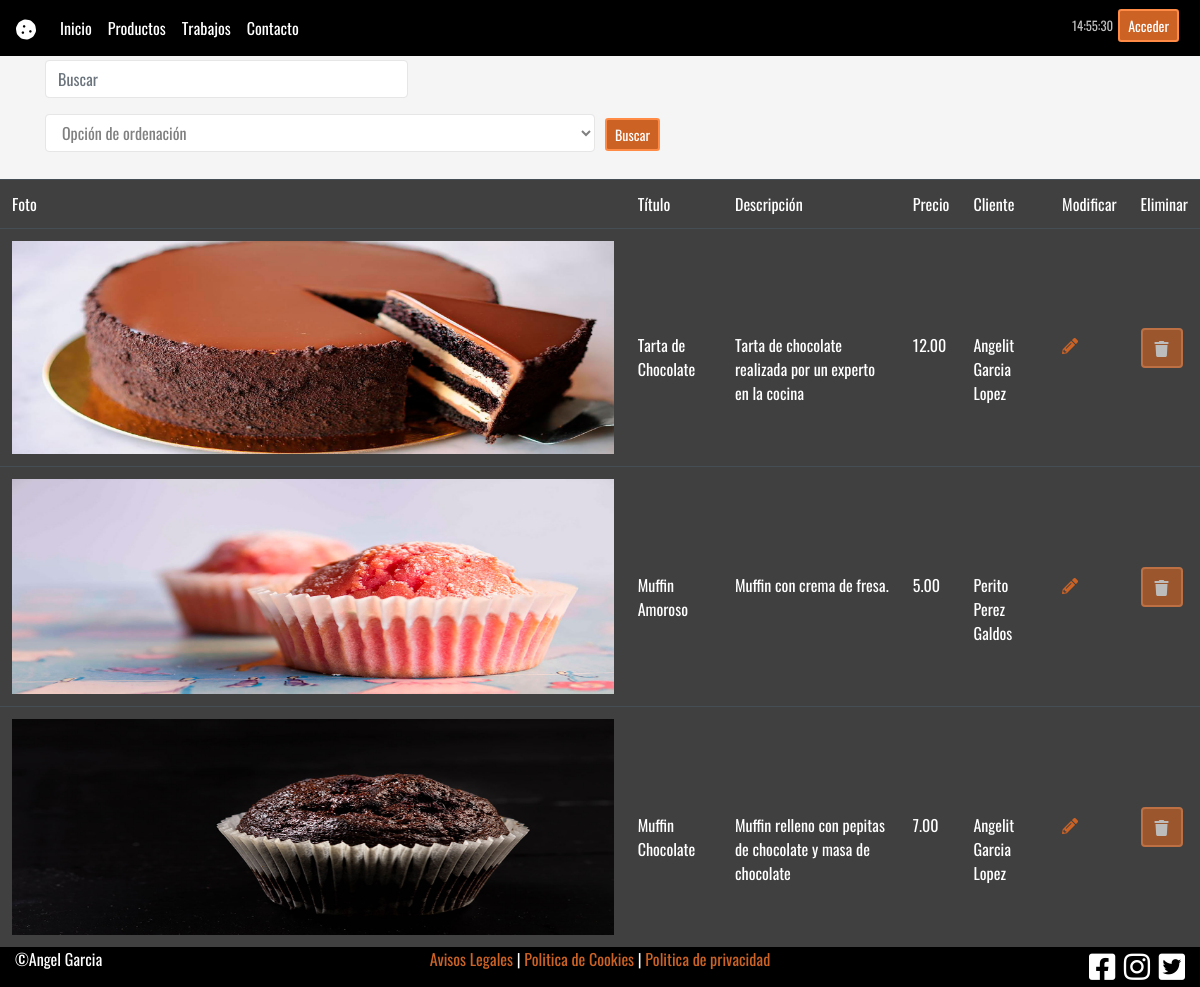
The app's page /php/trabajos.php with its own data.
### tables this page shows
CREATE TABLE `trabajos` (
  `id` bigint(20) UNSIGNED NOT NULL,
  `titulo` varchar(30) NOT NULL,
  `descripción` varchar(1000) NOT NULL,
  `precio` decimal(5,2) NOT NULL,
  `cliente` bigint(20) NOT NULL,
  `imagen` varchar(70) NOT NULL
);

CREATE TABLE `clientes` (
  `id` bigint(20) UNSIGNED NOT NULL,
  `nombre` varchar(15) NOT NULL,
  `apellidos` varchar(20) NOT NULL,
  `telefono1` int(9) NOT NULL,
  `telefono2` int(9) DEFAULT NULL,
  `nick` varchar(20) NOT NULL,
  `contraseña` varchar(20) NOT NULL
);

### funciones/funciones.php (the view, shortened to what this page needs)
<?php
	function conectarServidor(){
		$conexion = mysqli_connect("localhost","root","","pasteleria");
		mysqli_set_charset($conexion,"utf8");
		return $conexion;
  }
		function barra($ruta,$archivos){
      if(isset($_SESSION['id']) == ""){
        echo "<nav class='navbar navbar-expand-lg navbar-expand-sm navbar-dark bg-dark fixed-top'>
        <a class='navbar-brand' href='#'><i class=' fas fa-cookie'></i></a>
       <button class='navbar-toggler' type='button' data-toggle='collapse' data-target='#navbarNav' aria-controls='navbarNav' aria-expanded='false' aria-label='Toggle navigation'>
       <span class='navbar-toggler-icon'></span>
      </button>
  <div class='collapse navbar-collapse' id='navbarNav'>
    <ul class='navbar-nav mr-auto'>
      <li class='nav-item active'>
        <a class='nav-link' href='".$ruta."index.php'>Inicio<span class='sr-only'>(current)</span></a>
      </li>
      <li class='nav-item active'>
        <a class='nav-link' href='".$archivos."productos.php'>Productos</a>
      </li>
      <li class='nav-item active'>
        <a class='nav-link' href='".$archivos."trabajos.php'>Trabajos</a>
      </li>
      <li class='nav-item active'>
        <a class='nav-link' href='".$archivos."contacto.php'>Contacto</a>
      </li>
    </ul>
      <small class='text-muted botonDerecha' id='hora'></small>
      <a name='IniciarSesion' class='btn  btn-sm my-sm-0 d-inline botonDerecha' href='".$archivos."acceso.php' type='submit'>Acceder</a>
  </div>
</nav>";
      }else if($_SESSION['id'] == 0){
         echo "<nav class='navbar navbar-expand-lg navbar-expand-sm navbar-dark bg-dark fixed-top'>
        <a class='navbar-brand' href='#'><i class=' fas fa-cookie'></i></a>
       <button class='navbar-toggler' type='button' data-toggle='collapse' data-target='#navbarNav' aria-controls='navbarNav' aria-expanded='false' aria-label='Toggle navigation'>
       <span class='navbar-toggler-icon'></span>
      </button>
  <div class='collapse navbar-collapse' id='navbarNav'>
    <ul class='navbar-nav mr-auto'>
      <li class='nav-item active'>
        <a class='nav-link' href='".$ruta."index.php'>Inicio <span class='sr-only'>(current)</span></a>
      </li>
      <li class='nav-item active'>
        <a class='nav-link' href='".$archivos."noticias.php'>Noticias</a>
      </li>
      <li class='nav-item active'>
        <a class='nav-link' href='".$archivos."clientes.php'>Clientes</a>
      </li>
      <li class='nav-item active'>
        <a class='nav-link' href='".$archivos."productos.php'>Productos</a>
      </li>
      <li class='nav-item active'>
        <a class='nav-link' href='".$archivos."trabajos.php'>Trabajos</a>
      </li>
      <li class='nav-item active'>
        <a class='nav-link' href='".$archivos."encargos.php'>Encargos</a>
      </li>
      <li class='nav-item active'>
        <a class='nav-link' href='".$archivos."contacto.php'>Contacto</a>
      </li>
    </ul>
      <small class='text-muted botonDerecha' id='hora'></small>
       <form action='".$ruta."index.php' method='post'><input name='cerrar' class='btn  btn-sm my-sm-0 d-inline botonDerecha' type='submit' value='Cerrar Sesion ".$_SESSION['nombre']." ".$_SESSION['apellidos']."'></form>
  </div>
</nav>";
      }
		}
  function tablaTrabajos($res,$ruta){
    $numero = mysqli_num_rows($res);
     if($numero > 0){
        if(isset($_SESSION['id']) == "" || $_SESSION['id'] == 0){
           echo "<table class='table table-dark table-responsive-sm'>";
      echo "<thead>
            <tr>
                <td scope='col'>Foto</td>
                <td scope='col'>Título</td>
                <td scope='col'>Descripción</td>
                <td scope='col'>Precio</td>
                <td scope='col'>Cliente</td>
                <td scope='col'>Modificar</td>
                <td scope='col'>Eliminar</td>
            </tr>
        </thead>";
      }
      while($fila = mysqli_fetch_array($res,MYSQLI_ASSOC)){
        if(dimeCliente($fila['cliente']) == "disponible" && isset($_SESSION['id']) == ""){
           echo "<tr><td><img class='img-fluid imagen' src='".$fila['imagen']."' alt='Responsive image'></td><td>".$fila['titulo']."</td><td>".$fila['descripción']."</td><td>".$fila['precio']."</td><td>".dimeCliente($fila['cliente'])."</td><td><a class='modificar disabled' name='modificar' href='./fmtrabajos.php?id=$fila[id]&Cliente=$fila[cliente]&Titulo=$fila[titulo]&Imagen=$fila[imagen]&Descripción=$fila[descripción]&Precio=$fila[precio]'><i class='fas fa-pencil-alt'></i></a></td><td><a class=' disabled btn borrart' name='eliminar' href='./borrarTrabajo.php?id=$fila[id]'><i class='fas fa-trash'></i></a></td></tr>";
        }else{
           echo "<tr><td><img class='img-fluid imagen' src='".$fila['imagen']."' alt='Responsive image'></td><td>".$fila['titulo']."</td><td>".$fila['descripción']."</td><td>".$fila['precio']."</td><td>".dimeCliente($fila['cliente'])."</td><td><a class='modificar disabled' name='modificar' href='./fmtrabajos.php?id=$fila[id]&Cliente=$fila[cliente]&Titulo=$fila[titulo]&Imagen=$fila[imagen]&Descripción=$fila[descripción]&Precio=$fila[precio]'><i class='fas fa-pencil-alt'></i></a></td><td><a class=' disabled btn borrart' name='eliminar' href='./borrarTrabajo.php?id=$fila[id]'><i class='fas fa-trash'></i></a></td></tr>";
        }
      }
      echo "</table>";
     }else{
       echo "No se ha encontrado ningún Trabajo";
     }
  }
  function dimeCliente($idCliente){
    $nombre = "disponible";
    if($idCliente != 0){
        $conexion = conectarServidor();
        $consulta = "SELECT nombre,apellidos FROM clientes where id=$idCliente";
        $res = mysqli_query($conexion,$consulta);
        $fila = mysqli_fetch_array($res,MYSQLI_ASSOC);
        $nombre = $fila['nombre']." ".$fila['apellidos'];
      }
    return $nombre;
  }
 function barraBusqueda($principal,$formulario,$nuevo,$valor1,$valor2){
  if($valor1 != "" && $valor2 != "" && $principal != "encargos.php" && isset($_SESSION['id']) == ""){
    echo "<div class=' arriba container'><form class='form-group mb-2 my-lg-2' action='".$principal."' method='post'>
        <div class='form-row'>
        <div class='form-group col-md-4'>
         <input type='Search' class='form-control' name='busc' placeholder='Buscar' aria-label='Search'>
         </div>
        </div>
        <div class='form-row'>
         <div class='form-group col-md-6'>
           <select class='form-control' name='ordenar'>
           <option value='0'>Opción de ordenación</option>
           <option value='".$valor1."'>".$valor1."</option>
           <option value='".$valor2."'>".$valor2."</option>
           </select>
           </div>
            <div class='form-group col-md-6'>
             <button class='btn btn-sm my-lg-1 my-sm-0' name='buscar' type='submit'>Buscar</button>
            </div>
         </div>
       </form></div>";
  }else if($valor1 != "" && $valor2 == "" && $principal != "encargos.php" && isset($_SESSION['id']) == ""){
    echo "<div class='arriba container'><form class='form-group my-2 my-lg-2' action='".$principal."' method='post'>
        <div class='form-row'>
        <div class='form-group col-md-4'>
         <input type='Search' class='form-control' name='busc' placeholder='Buscar' aria-label='Search'>
         </div>
        </div>
        <div class='form-row'>
         <div class='form-group col-md-6'>
         <select class='form-control' name='ordenar'>
         <option value='0'>Opción de ordenación</option>
         <option value='".$valor1."'>".$valor1."</option>
         </select>
         </div>
         <div class='form-group col-md-6'>
            <button class='btn btn-sm my-sm-0 my-lg-1' name='buscar' type='submit'>Buscar</button>
          </div>
         </div>
       </form></div>";
  }else if($principal == "encargos.php" && $_SESSION['id'] == 0){
    echo "<div class='arriba container'><form class='form-group mb-2 my-lg-2' action='".$principal."' method='post'>
        <div class='form-row'>
        <div class='form-group col-md-4'>
         <input type='Search' class='form-control' name='busc' placeholder='Buscar' aria-label='Search'>
         </div>
         <div class='form-group col-md-4'>
         <input type='date' class='form-control' name='buscf' aria-label='Search'>
         </div>
        </div>
        <div class='form-row'>
         <div class='form-group col-md-6'>
           <select class='form-control' name='ordenar'>
           <option value='0'>Opción de ordenación</option>
           <option value='".$valor1."'>".$valor1."</option>
           <option value='".$valor2."'>".$valor2."</option>
           </select>
           </div>
            <div class='form-group col-md-6'>
             <button class='btn btn-sm my-lg-1 my-sm-0' name='buscar' type='submit'>Buscar</button>
            </div>
         </div>
       </form></div>
       <form action='".$formulario."'>
       <input class='botonNew' type='submit' value='".$nuevo."'/>
       </form>";
  }else if($valor1 != "" && $valor2 != "" && $principal != "encargos.php" && $_SESSION['id'] == 0){
    echo "<div class='arriba container'><form class='form-group mb-2 my-lg-2' action='".$principal."' method='post'>
        <div class='form-row'>
        <div class='form-group col-md-4'>
         <input type='Search' class='form-control' name='busc' placeholder='Buscar' aria-label='Search'>
         </div>
        </div>
        <div class='form-row'>
         <div class='form-group col-md-6'>
           <select class='form-control' name='ordenar'>
           <option value='0'>Opción de ordenación</option>
           <option value='".$valor1."'>".$valor1."</option>
           <option value='".$valor2."'>".$valor2."</option>
           </select>
           </div>
            <div class='form-group col-md-6'>
             <button class='btn btn-sm my-lg-1 my-sm-0' name='buscar' type='submit'>Buscar</button>
            </div>
         </div>
       </form></div>
       <form action='".$formulario."'>
       <input class='botonNew' type='submit' value='".$nuevo."'/>
       </form>";
  }else if($valor1 != "" && $valor2 == "" && $principal != "encargos.php" && $_SESSION['id'] == 0){
    echo "<div class='arriba container'><form class='form-group my-2 my-lg-2' action='".$principal."' method='post'>
        <div class='form-row'>
        <div class='form-group col-md-4'>
         <input type='Search' class='form-control' name='busc' placeholder='Buscar' aria-label='Search'>
         </div>
        </div>
        <div class='form-row'>
         <div class='form-group col-md-6'>
         <select class='form-control' name='ordenar'>
         <option value='0'>Opción de ordenación</option>
         <option value='".$valor1."'>".$valor1."</option>
         </select>
         </div>
         <div class='form-group col-md-6'>
            <button class='btn btn-sm my-sm-0 my-lg-1' name='buscar' type='submit'>Buscar</button>
          </div>
         </div>
       </form></div>
       <form action='".$formulario."'>
       <input class='botonNew' type='submit' value='".$nuevo."'/>
     </form>";
  }else if($valor1 != "" && $valor2 != "" && $principal != "encargos.php" && $_SESSION['id'] > 0){
    echo "<div class='arriba container'><form class='form-group mb-2 my-lg-2' action='".$principal."' method='post'>
        <div class='form-row'>
        <div class='form-group col-md-4'>
         <input type='Search' class='form-control' name='busc' placeholder='Buscar' aria-label='Search'>
         </div>
        </div>
        <div class='form-row'>
         <div class='form-group col-md-6'>
           <select class='form-control' name='ordenar'>
           <option value='0'>Opción de ordenación</option>
           <option value='".$valor1."'>".$valor1."</option>
           <option value='".$valor2."'>".$valor2."</option>
           </select>
           </div>
            <div class='form-group col-md-6'>
             <button class='btn btn-sm my-lg-1 my-sm-0' name='buscar' type='submit'>Buscar</button>
            </div>
         </div>
       </form></div>";
  }else if($valor1 != "" && $valor2 == "" && $principal != "encargos.php" && $_SESSION['id'] > 0){
     echo "<div class='arriba container'><form class='form-group my-2 my-lg-2' action='".$principal."' method='post'>
        <div class='form-row'>
        <div class='form-group col-md-4'>
         <input type='Search' class='form-control' name='busc' placeholder='Buscar' aria-label='Search'>
         </div>
        </div>
        <div class='form-row'>
         <div class='form-group col-md-6'>
         <select class='form-control' name='ordenar'>
         <option value='0'>Opción de ordenación</option>
         <option value='".$valor1."'>".$valor1."</option>
         </select>
         </div>
         <div class='form-group col-md-6'>
            <button class='btn btn-sm my-sm-0 my-lg-1' name='buscar' type='submit'>Buscar</button>
          </div>
         </div>
       </form></div>";
  }
 }
 function footer(){
 echo "
 <div class='container-fluid' id='footer'>
  <div class='row align-items-center'>
        <div class='col-md-4 col-lg-4 col-sm-12 derecha'>
          <p>©Angel Garcia</p>
        </div>
          <div class='col-md-4 col-lg-4 centro'>
          <p>
            <a href='#' role='button' data-toggle='modal' data-target='#exampleModalAvisos'>Avisos Legales</a> | <a href='#'  role='button' data-toggle='modal' data-target='#exampleModalCookie'>Politica de Cookies</a> | <a href='#'  role='button' data-toggle='modal' data-target='#exampleModalPrivi'>Politica de privacidad</a>
          </p>
        </div>
          <div class='col-md-4 col-lg-4 izquierda'>
          <i class='fab fa-facebook-square iconos-sociales'></i>
          <i class='fab fa-instagram iconos-sociales'></i>
          <i class='fab fa-twitter-square iconos-sociales'></i>
        </div>
  </div>
</div>";
 }
?>

### records on screen
trabajos: imagen (picture), titulo "Tarta de Chocolate", descripción "Tarta de chocolate realizada por un experto en la cocina", precio "12.00", cliente.apellidos "Angelit Garcia Lopez"
trabajos: imagen (picture), titulo "Muffin Amoroso", descripción "Muffin con crema de fresa.", precio "5.00", cliente.apellidos "Perito Perez Galdos"
trabajos: imagen (picture), titulo "Muffin Chocolate", descripción "Muffin relleno con pepitas de chocolate y masa de chocolate", precio "7.00", cliente.apellidos "Angelit Garcia Lopez"
